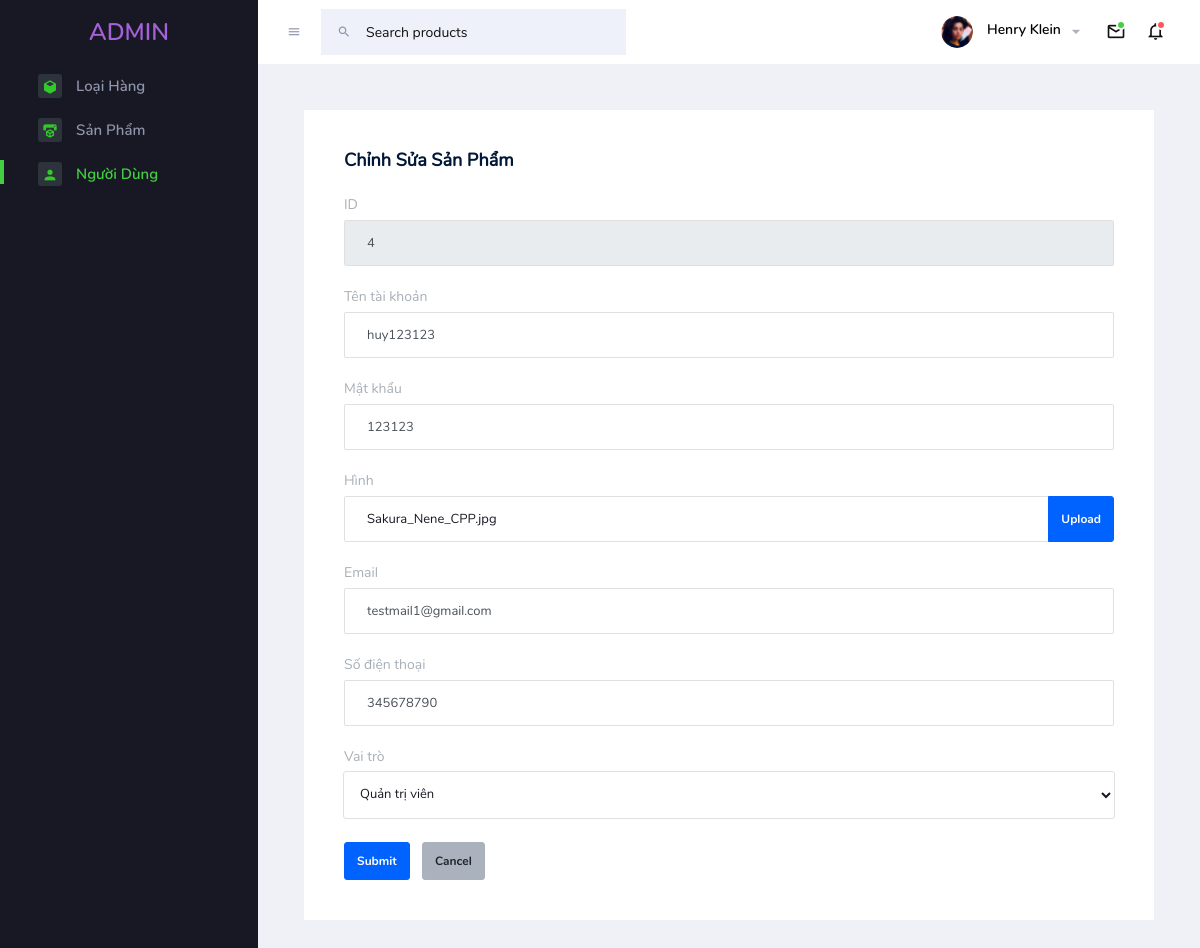
The app's page /admin/index.php?tab=3&act=editNDForm&id=4 with its own data.
### tables this page shows
CREATE TABLE `nguoidung` (
  `id` int(11) NOT NULL,
  `tenTaiKhoan` varchar(255) NOT NULL,
  `matKhau` varchar(255) NOT NULL,
  `email` varchar(255) DEFAULT NULL,
  `soDienThoai` varchar(255) DEFAULT NULL,
  `vaiTro` int(11) NOT NULL DEFAULT 1 COMMENT 'o = admin, 1 = guest',
  `hinh` varchar(255) DEFAULT NULL
);

### models/pdo.php (called while the page is built, shortened)
<?php
    function pdo_get_connection(){
        $servername = "localhost";
        $username = "root";
        $password = "";
        try {
        $conn = new PDO("mysql:host=$servername;dbname=duan1", $username, $password);
        $conn->setAttribute(PDO::ATTR_ERRMODE, PDO::ERRMODE_EXCEPTION);
        return $conn;
        } catch(PDOException $e) {
        echo "Lỗi kết nối: " . $e->getMessage();
        }
    }
    function pdo_query_one($sql){
        $sql_args = array_slice(func_get_args(), 1);
        try{
            $conn = pdo_get_connection();
            $stmt = $conn->prepare($sql);
            $stmt->execute($sql_args);
            $row = $stmt->fetch(PDO::FETCH_ASSOC);
            return $row;
        }
        catch(PDOException $e){
            throw $e;
        }
        finally{
            unset($conn);
        }
    }
?>

### models/nguoiDung.php (called while the page is built, shortened)
<?php
function nguoiDung_loadOne($id)
{
    $sql = "select * from nguoidung where id=" . $id;
    $nd = pdo_query_one($sql);
    return $nd;
}
?>

### admin/nguoiDung/edit.php (the view, shortened to what this page needs)
<div class="main-panel">
    <div class="content-wrapper">
        <div class="row">
            <div class="col-12 grid-margin stretch-card">
                <div class="card">
                    <div class="card-body">
                        <h4 class="card-title">Chỉnh sửa sản phẩm</h4>
                        <?php
                            if (isset($_GET["id"])) {
                                $idND = $_GET["id"];
                                $currND = nguoiDung_loadOne($idND);
                            }
                        ?>
                        <form class="forms-sample" action="index.php?tab=3&act=editND" method="post" enctype='multipart/form-data'>
                            <div class="form-group">
                                <label>ID</label>
                                <input type="text" class="form-control" placeholder="ID" disabled
                                    value="<?php echo $currND["id"]; ?>"
                                >
                            </div>
                            <div class="form-group">
                                <label>Tên tài khoản</label>
                                <input type="text" class="form-control" name="tenTK" placeholder="Tên tài khoản" value="<?php echo $currND["tenTaiKhoan"];?>">
                            </div>
                            <div class="form-group">
                                <label>Mật khẩu</label>
                                <input type="text" class="form-control" name="matKhau" placeholder="Mật khẩu" value="<?php echo $currND["matKhau"];?>">
                            </div>
                            <div class="form-group">
                                <label>Hình</label>
                                <div class="input-group col-xs-12">
                                    <input type="text" class="form-control file-upload-info" disabled
                                        placeholder="<?php if (isset($currND["hinh"]) && $currND["hinh"] != "") echo $currND["hinh"]; else echo "Upload image"; ?>">
                                    <span class="input-group-append">
                                        <button class="file-upload-browse btn btn-primary" type="button">Upload</button>
                                    </span>
                                </div>
                            </div>
                            <div class="form-group">
                                <label>Email</label>
                                <input type="text" class="form-control" name="email" placeholder="Email" value="<?php echo $currND["email"];?>">
                            </div>
                            <div class="form-group">
                                <label>Số điện thoại</label>
                                <input type="text" class="form-control" name="soDT" placeholder="Số điện thoại" value="<?php echo $currND["soDienThoai"];?>">
                            </div>
                            <div class="form-group">
                                <label for="">Vai trò</label>
                                <select class="form-control" name="vaiTro">
                                    <option class="form-control" value="1" <?php if ($currND["vaiTro"] == true) echo "selected"; ?>>Quản trị viên</option>
                                </select>
                            </div>
                            <input type="submit" class="btn btn-primary mr-2" name="editND" value="Submit"></button>
                            <a href="index.php?tab=3&act=listND" class="btn btn-light">Cancel</a>
                        </form>
                    </div>
                </div>
            </div>
        </div>
    </div>
</div>

### records on screen
nguoidung: id "4", tenTK "huy123123", matKhau "123123", hinh "Sakura_Nene_CPP.jpg", email "testmail1@gmail.com", soDT "345678790", vaiTro "Quản trị viên"

### other values on screen
$menu->displayName "Loại Hàng"
$menu->displayName "Sản Phẩm"
$menu->displayName "Người Dùng"
